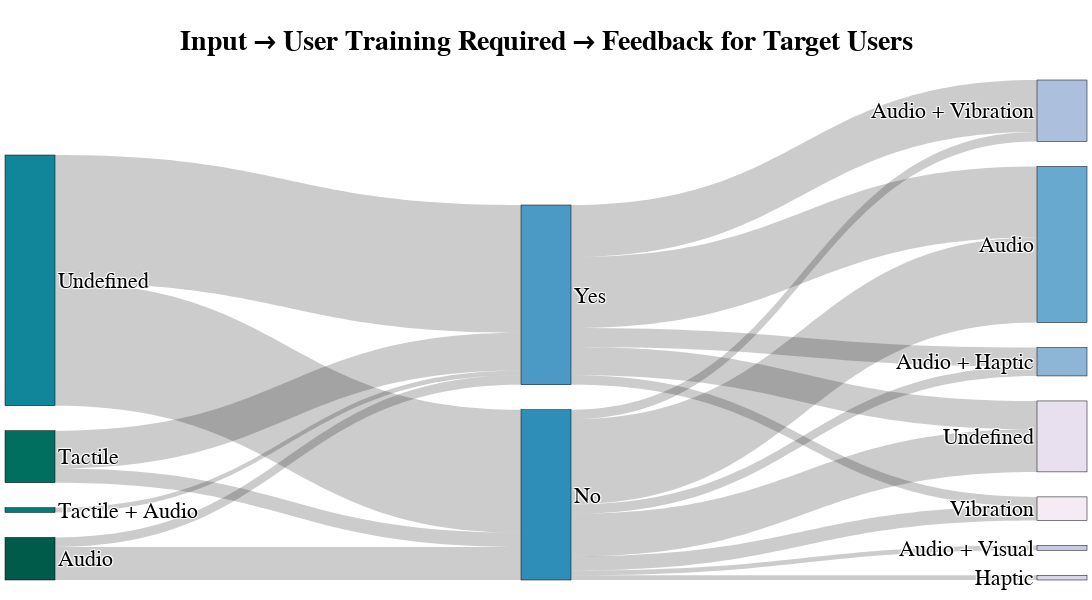

The notebook cell this image was saved under:
### Code cell
# Count occurrences of (Input → User Training) and (User Training → Feedback)
df_counts_1 = df.groupby(["Input", "User Training"]).size().reset_index(name="Count")
df_counts_2 = df.groupby(["User Training", "Feedback"]).size().reset_index(name="Count")

# Add prefixes to differentiate nodes
df_counts_1["Input"] = "Input: " + df_counts_1["Input"]
df_counts_1["User Training"] = "Training: " + df_counts_1["User Training"]
df_counts_2["User Training"] = "Training: " + df_counts_2["User Training"]
df_counts_2["Feedback"] = "Feedback: " + df_counts_2["Feedback"]

# Create unique category list combining all three columns
categories = pd.unique(pd.concat([df_counts_1["Input"], df_counts_1["User Training"], df_counts_2["Feedback"]])).tolist()

# Map categories to numerical indices
category_map = {category: i for i, category in enumerate(categories)}

# Convert Input, User Training, and Feedback to numerical indices
df_counts_1["Input"] = df_counts_1["Input"].map(category_map)
df_counts_1["User Training"] = df_counts_1["User Training"].map(category_map)
df_counts_2["User Training"] = df_counts_2["User Training"].map(category_map)
df_counts_2["Feedback"] = df_counts_2["Feedback"].map(category_map)

# Combine the two dataframes to create source-target-value lists
source = df_counts_1["Input"].tolist() + df_counts_2["User Training"].tolist()
target = df_counts_1["User Training"].tolist() + df_counts_2["Feedback"].tolist()
values = df_counts_1["Count"].tolist() + df_counts_2["Count"].tolist()

# Create the Sankey diagram
fig = go.Figure(go.Sankey(
    node=dict(
        pad=25,
        thickness=50,
        line=dict(color="black", width=0.5),
        label=[c.replace("Input: ", "").replace("Training: ", "").replace("Feedback: ", "") for c in categories],  # Clean display labels
        color=sns.color_palette(palette, n_colors=len(categories)).as_hex()
    ),
    link=dict(
        source=source,
        target=target,
        value=values
    )
))

# Customize layout
fig.update_layout(
    title=dict(
        text="Input → User Training Required → Feedback for Target Users",
        font=dict(size=28, family="Arial", color="black", weight="bold"),
        x=0.5,  # Center title
        y=0.95
    ),
    font=dict(size=22, family="Arial", color="black"),
    autosize=False,
    width=1100,
    height=600,
    margin=dict(l=5, r=5, t=80, b=20)  # Increase top margin to prevent overlap
)

# Save PDF
fig.write_image("plots/input_usertr_feedback_sankey.pdf", scale=4)

print(df_counts_1)
print(df_counts_2)

# Show the Sankey diagram
fig.show()

### Figure 1 — Plotly figure (JSON) as saved in the notebook; plotly's stock layout.template omitted (floating-point values rounded to 4 significant figures)
{"data": [{"link": {"source": [0, 0, 1, 1, 2, 3, 3, 4, 4, 4, 4, 4, 4, 4, 5, 5, 5, 5, 5], "target": [4, 5, 4, 5, 5, 4, 5, 6, 7, 8, 9, 10, 11, 12, 6, 7, 8, 11, 12], "value": [7, 2, 3, 8, 1, 26, 27, 18, 2, 2, 1, 1, 9, 3, 15, 4, 11, 6, 2]}, "node": {"color": ["#015b4a", "#016f5f", "#027b7b", "#11859a", "#2e8eb8", "#4b9ac6", "#68a9cf", "#8cb5d6", "#acc0dd", "#c4cbe3", "#d9d6e9", "#e8e0ef", "#f4ebf5"], "label": ["Audio", "Tactile", "Tactile + Audio", "Undefined", "No", "Yes", "Audio", "Audio + Haptic", "Audio + Vibration", "Audio + Visual", "Haptic", "Undefined", "Vibration"], "line": {"color": "black", "width": 0.5}, "pad": 25, "thickness": 50}, "type": "sankey"}], "layout": {"autosize": false, "font": {"color": "black", "family": "Arial", "size": 22}, "height": 600, "margin": {"b": 20, "l": 5, "r": 5, "t": 80}, "title": {"font": {"color": "black", "family": "Arial", "size": 28, "weight": "bold"}, "text": "Input → User Training Required → Feedback for Target Users", "x": 0.5, "y": 0.95}, "width": 1100}}
